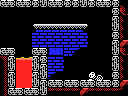

The image is a tile-based game level rendered from a .tmx file. Its description and complete source (layers, tilesets, objects, tile grids) follow:
An orthogonal 16x12 tile map with 8x8 px tiles, 1 tile layer (Tile Layer 1) and 11 objects (2x item, big-item, breakable-right, breakable-down, door-right, ...).

<map version="1.0" orientation="orthogonal" renderorder="right-down" width="16" height="12" tilewidth="8" tileheight="8" nextobjectid="16">
 <properties>
  <property name="left" value="half-hole" />
 </properties>
 <tileset firstgid="1" name="tiles" tilewidth="8" tileheight="8" tilecount="256" columns="16">
  <image source="tiles.png" width="128" height="128" />
 </tileset>
 <layer name="Tile Layer 1" width="16" height="12">
  <data encoding="csv">
103,104,103,104,165,106,103,104,165,165,106,165,103,104,165,130,
1,1,1,1,1,1,1,1,1,1,1,1,1,1,165,122,
1,1,1,1,1,1,1,1,1,1,1,1,1,1,105,247,
1,1,1,1,140,255,255,255,255,255,139,1,1,1,106,247,
1,1,1,1,217,217,217,217,217,217,217,1,1,1,165,247,
1,1,1,1,233,233,233,233,233,233,233,1,1,1,105,117,
103,104,1,1,103,104,151,152,201,153,1,1,1,1,106,122,
125,105,98,98,105,165,217,217,1,1,1,1,1,1,105,247,
251,106,113,113,106,105,233,233,1,1,1,1,1,1,106,247,
251,105,113,113,105,106,153,1,1,1,1,115,116,1,165,247,
251,106,113,113,106,105,103,104,103,104,103,104,103,104,165,117,
251,103,104,103,104,106,254,254,254,254,117,254,254,254,254,146
</data>
 </layer>
 <objectgroup name="objects">
  <object id="1" type="item" x="88" y="64" width="16" height="16" />
  <object id="2" type="big-item" x="80" y="56" width="32" height="24" />
  <object id="4" type="breakable-right" x="112" y="16" width="16" height="24" />
  <object id="6" type="breakable-down" x="48" y="80" width="32" height="16" />
  <object id="8" type="door-right" x="112" y="56" width="16" height="24" />
  <object id="9" type="door-down" x="48" y="80" width="32" height="16" />
  <object id="10" type="4x4-item" x="80" y="48" width="32" height="32" />
  <object id="11" type="item" x="32" y="32" width="16" height="16" />
  <object id="12" type="door-up" x="48" y="0" width="32" height="8" />
  <object id="13" type="breakable-up" x="48" y="0" width="32" height="8" />
  <object id="15" type="lava-generator" x="8" y="8" width="32" height="16" />
 </objectgroup>
</map>
